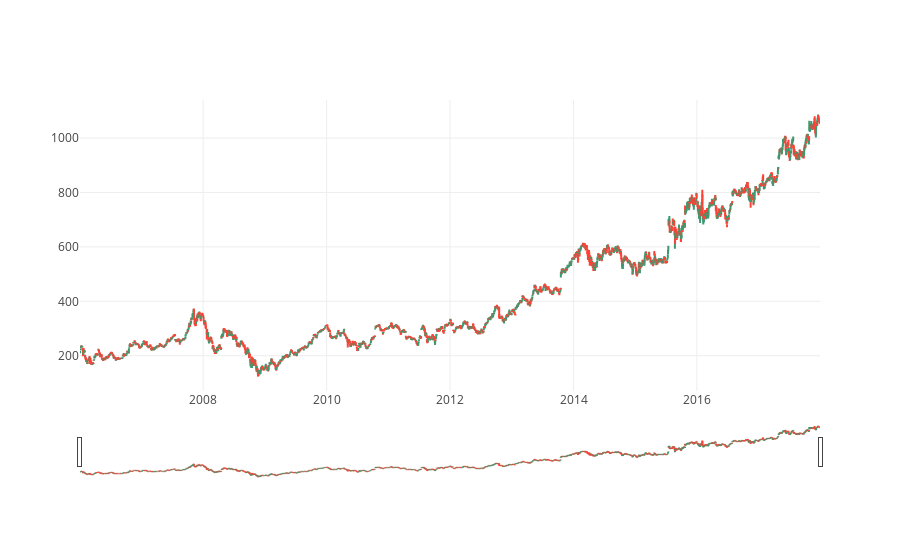

The notebook cell saved with this chart:
### Code cell
# OHLC chart of whole time period
trace = go.Ohlc(x=google.index,
                open=google.Open,
                high=google.High,
                low=google.Low,
                close=google.Close)
data = [trace]
iplot(data, filename='simple_ohlc')

### Figure 1 — Plotly figure (JSON) as saved in the notebook; plotly's stock layout.template omitted (floating-point values rounded to 4 significant figures; data arrays with more than 128 entries replaced by an {"elided": "..."} marker saying what was removed)
{"data": [{"close": {"elided": "3019 float values"}, "high": {"elided": "3019 float values"}, "low": {"elided": "3019 float values"}, "open": {"elided": "3019 float values"}, "x": {"elided": "3019 str values"}, "type": "ohlc", "uid": "07bc524e-0f44-11ec-9bc1-0242ac130202"}], "layout": {"xaxis": {"type": "date", "rangeslider": {"yaxis": {"_template": null, "rangemode": "match"}, "autorange": true, "range": ["2006-01-02 12:00", "2017-12-29 12:00"]}, "range": ["2006-01-02 12:00", "2017-12-29 12:00"], "autorange": true}, "yaxis": {"range": [70.29, 1140.0], "autorange": true}, "autosize": true}}
